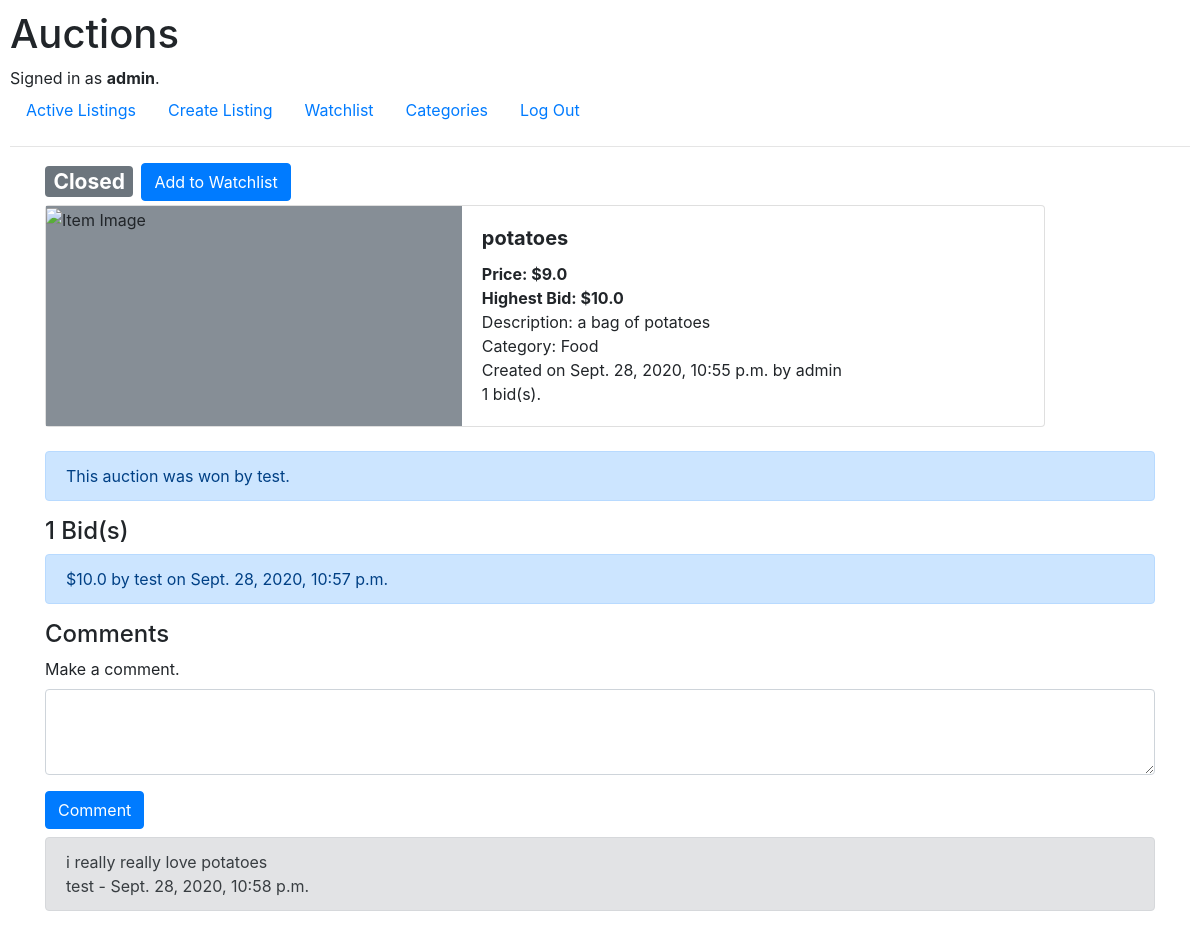
Screenshot of /listing/2 (signed in) with the database file from the repository.
### auctions/models.py (models this page shows, shortened)
class User(AbstractUser):
    pass

class ListItem(models.Model):
    name = models.CharField(max_length=128)
    description = models.TextField()
    price = models.FloatField(validators=[MinValueValidator(0)])
    date = models.DateTimeField(default=datetime.now)
    category = models.CharField(max_length=64, blank=True, null=True)
    image_link = models.CharField(max_length=512, blank=True, null=True)
    owner = models.ForeignKey(User, on_delete=models.CASCADE, related_name="listings")
    open = models.BooleanField(default=True)

class Bid(models.Model):
    value = models.FloatField(validators=[MinValueValidator(0)])
    item = models.ForeignKey(ListItem, on_delete=models.CASCADE, related_name="bids")
    user = models.ForeignKey(User, on_delete=models.CASCADE, related_name="bids")
    date = models.DateTimeField(default=datetime.now)

class Comment(models.Model):
    text = models.TextField()
    item = models.ForeignKey(ListItem, on_delete=models.CASCADE, related_name="comments")
    date = models.DateTimeField(default=datetime.now)
    user = models.ForeignKey(User, on_delete=models.CASCADE)

### auctions/views.py (the view)
# urls.py: path("listing/<int:item_id>", views.item_page, name="item_page"),
def item_page(request, item_id):
    try:
        item = ListItem.objects.get(pk=item_id)
    except ListItem.DoesNotExist:
        return render(request, "auctions/error.html", {"message": "Item does not exist"})
    comments = item.comments.all().order_by("-date")
    bids = item.bids.all()
    if bids:
        bids = bids.order_by("-date")
    user_bids = []
    for bid in bids:
        if bid.user == request.user:
            user_bids.append(bid)
    comment_form = CommentForm()
    return render(request, "auctions/item_page.html", {"item": item, "comments": comments,
                    "bids": bids, "user_bids": user_bids,  "comment_form": comment_form})

### auctions/forms.py
class CommentForm(forms.Form):
    text = forms.Textarea()
    item = forms.HiddenInput()
    user = forms.HiddenInput()

### auctions/templates/auctions/item_page.html (shortened to what this page needs)
{% extends "auctions/layout.html" %}
{% load crispy_forms_tags %}
{% block body %}
    <div style="display: flex">
    {% if item.open == True %}
        <h3><span class="badge badge-primary">Open</span></h3>
    {% else %}
        <h3><span class="badge badge-secondary">Closed</span></h3>
    {% endif %}
    {% if user.is_authenticated %}
        <form action="{% url 'add_to_watchlist'%}" method="POST">
            <button type="submit" class="btn btn-primary ml-2">Add to Watchlist</button>
        </form>
    {% endif %}
    </div>
    <div class="card mb-4" style="max-width: 1000px;">
        <div class="row no-gutters">
                <div class="col-sm-5" style="background: #868e96;">
                    {% if item.image_link %}
                        <img src="{{ item.image_link}}" class="card-img-top" alt="Item Image"
                            style="height: 330px !important"
                        >
                {% endif %}
            </div>
            <div class="col-sm-7">
                <div class="card-body">
                    <h5 class="card-title"><strong>{{ item.name }}</strong></h5>
                    <p class="card-text"><strong>Price: ${{ item.price }}</strong>
                        <br>
                        {% if bids %}
                            <strong>Highest Bid: ${{ bids.0.value }}</strong>
                        {% else %}
                            No bids yet.
                        {% endif %}
                        <br>
                        Description: {{ item.description }}
                        <br>
                        Category: {{ item.category }}
                        <br>
                        Created on {{ item.date }} by {{ item.owner }}
                    </p>
                    {{ bids|length }} bid(s).
                  </div>
            </div>
        </div>
    </div>
    {% if item.open == False %}
        {% if bids and bids.0.user == user %}
            <div class="alert alert-success" role="alert">
                Congratulations! You won this auction!
            </div>
        {% elif bids %}
            <div class="alert alert-primary" role="alert">
                This auction was won by {{ bids.0.user }}.
            </div>
        {% else %}
            <div class="alert alert-primary" role="alert">
                This auction was won by no one.
            </div>
        {% endif %}
    {% endif %}
    {% if user == item.owner %}
        <h4> {{ bids|length }} Bid(s)</h4>
        {% for bid in bids %}
            <div class="alert alert-primary" role="alert">
                ${{ bid.value }} by {{ bid.user }} on {{ bid.date }}
            </div>
        {% empty %}
            No bids yet.
        {% endfor %}
    {% endif %}
    <h4>Comments</h4>
    <form action="{% url 'comment' %}" method="POST">
            <div class="form-group">
              <label for="comment">Make a comment.</label>
              <textarea class="form-control" name="text" id="comment" rows="3"></textarea>
            </div>
        <button type="submit" class="btn btn-primary mb-2">Comment</button>
    </form>
    {% for comment in comments %}
        <div class="alert alert-secondary mb-2" role="alert">
            {{ comment.text }}
            <br>
            {{ comment.user }} - {{ comment.date }}
        </div>
    {% empty %}
        No comments yet.
    {% endfor %}
{% endblock %}

### auctions/templates/auctions/layout.html (shortened to what this page needs)
{% load static %}
<!DOCTYPE html>
<html lang="en">
    <head>
        <link rel="stylesheet" href="https://stackpath.bootstrapcdn.com/bootstrap/4.4.1/css/bootstrap.min.css">
        <link href="{% static 'auctions/styles.css' %}" rel="stylesheet">
    </head>
    <body>
        <h1>Auctions</h1>
        <div>
            {% if user.is_authenticated %}
                Signed in as <strong>{{ user.username }}</strong>.
            {% else %}
                Not signed in.
            {% endif %}
        </div>
        <ul class="nav">
            <li class="nav-item">
                <a class="nav-link" href="{% url 'index' %}">Active Listings</a>
            </li>
            {% if user.is_authenticated %}
                <li class="nav-item">
                    <a class="nav-link" href="{% url 'create_listing' %}">Create Listing</a>
                </li>
                <li class="nav-item">
                    <a class="nav-link" href="{% url 'watchlist' %}">Watchlist</a>
                </li>
                <li class="nav-item">
                    <a class="nav-link" href="{% url 'categories' %}">Categories</a>
                </li>
                <li class="nav-item">
                    <a class="nav-link" href="{% url 'logout' %}">Log Out</a>
                </li>
            {% endif %}
        </ul>
        <hr>
        <div class="container">
            {% block body %}
            {% endblock %}
        </div>
    </body>
</html>

### auctions/static/auctions/styles.css (style rules this page uses)
body { padding: 10px; }

### rows the page displays
User: username "admin"
ListItem: name "potatoes", price "9.0", description "a bag of potatoes", category "Food", date "Sept. 28, 2020, 10:55 p.m.", owner "admin"
Bid: value "10.0", user.username "test", user "test", date "Sept. 28, 2020, 10:57 p.m."
Comment: text "i really really love potatoes", user "test", date "Sept. 28, 2020, 10:58 p.m."

### other values shown
{{ bids|length }} "1"
